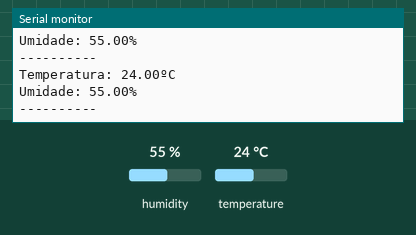
Simulated run of this sketch. Board: ESP8266 (NodeMCU). Parts: the last lines printed to the serial monitor. The test bench sets the inputs (shaded band); at power-on: humidity 55 %, temperature 24 °C. WiFi joins after 1.5 s; servers stay silent unless stated.

Above: at 2.7 s.
2.8 s: humidity set to 22 %
4.3 s: temperature set to 12 °C
At 4.31 s:
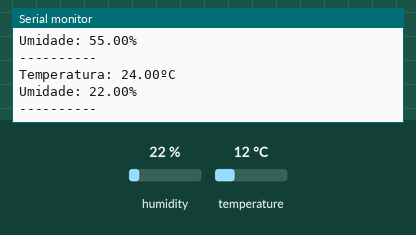
5.8 s: humidity set to 40 %
At 6.81 s:
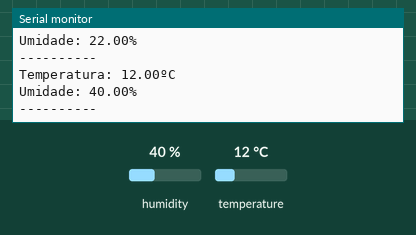
Timing chart, 0 to 8.8 s (numbered marks = the images above; inputs shaded):
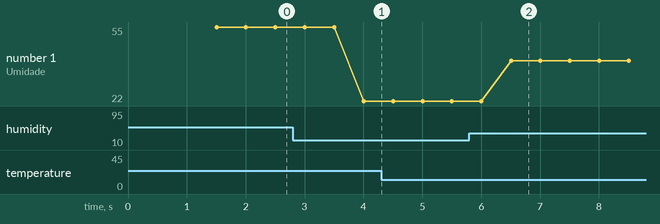

The sketch:

teste1-simple-dht-server_old-version_nao_ip_statico_.ino
```cpp
#include <Arduino.h>
#include <ESP8266WiFi.h>
#include <ESPAsyncTCP.h>
#include <ESPAsyncWebServer.h>
#include <Adafruit_Sensor.h>
#include <DHT.h>

//WIFI
  const char* ssid = "2121_W5";
  const char* password = "gjx2121fbo";

//sensor temp umid
  #define DHTPIN 5
  #define DHTTYPE    DHT22
  DHT dht(DHTPIN, DHTTYPE);
  unsigned long previousMillis = 0;    // will store last time DHT was updated
  const long interval = 500;  // Updates DHT readings


//iniciando var em zero- no loop() ele é atualizado
float temp = 0.0, hum = 0.0;

// Create AsyncWebServer object on port 80
  AsyncWebServer server(80);


const char index_html[] PROGMEM = R"rawliteral(
<!DOCTYPE HTML><html>
<head>
  <meta name="viewport" content="width=device-width, initial-scale=1">
  <link rel="stylesheet" href="https://use.fontawesome.com/releases/v5.7.2/css/all.css">
  <style>
    html {
     font-family: Arial;
     display: inline-block;
     margin: 0px auto;
     text-align: center;
    }
    h2 { font-size: 3.0rem; }
    p { font-size: 3.0rem; }
    .units { font-size: 1.2rem; }
    .dht-labels{
      font-size: 1.5rem;
      vertical-align:middle;
      padding-bottom: 15px;
    }
  </style>
</head>
<body>
  <h2>ESP8266 com leitura do sensor DHT22</h2>
  <p>
    <i class="fas fa-thermometer-half" style="color:#059e8a;"></i>
    <span class="dht-labels">Temperatura</span>
    <span id="temperature">%TEMPERATURA%</span>
    <sup class="units">&deg;C</sup>
  </p>
  <p>
    <i class="fas fa-tint" style="color:#00add6;"></i>
    <span class="dht-labels">Umidade</span>
    <span id="humidity">%UMIDADE%</span>
    <sup class="units">%</sup>
  </p>
</body>
<script>
setInterval(function ( ) {
  var xhttp = new XMLHttpRequest();
  xhttp.onreadystatechange = function() {
    if (this.readyState == 4 && this.status == 200) {
      document.getElementById("temperature").innerHTML = this.responseText;
    }
  };
  xhttp.open("GET", "/temperature", true);
  xhttp.send();
}, 10000 ) ;

setInterval(function ( ) {
  var xhttp = new XMLHttpRequest();
  xhttp.onreadystatechange = function() {
    if (this.readyState == 4 && this.status == 200) {
      document.getElementById("humidity").innerHTML = this.responseText;
    }
  };
  xhttp.open("GET", "/humidity", true);
  xhttp.send();
}, 10000 ) ;
</script>
</html>)rawliteral";
//FIM DO HTML AQUI


// Replaces placeholder with DHT values
String processor(const String& var){
  //Serial.println(var);
  if(var == "TEMPERATURA"){
    return String(temp);
  }
  else if(var == "UMIDADE"){
    return String(hum);
  }
  return String();
}

void setup(){
  // Serial port for debugging purposes
  Serial.begin(115200);
  dht.begin();

  // Connect to Wi-Fi
  WiFi.begin(ssid, password);
  Serial.println("#");
  Serial.println("#");
  Serial.println("#");
  Serial.print("Conexão com WiFi ");
  Serial.println(ssid);
  while (WiFi.status() != WL_CONNECTED) {
    delay(500);
    Serial.println("Conectando...");
  }

  // Print ESP8266 Local IP Address
  Serial.print("IP obtido: ");
  Serial.println(WiFi.localIP());
  Serial.println("#");
  Serial.println("#");
  Serial.println("#");


  // Route for root / web page
  server.on("/", HTTP_GET, [](AsyncWebServerRequest *request){
    request->send_P(200, "text/html", index_html, processor);
  });
  server.on("/temperature", HTTP_GET, [](AsyncWebServerRequest *request){
    request->send_P(200, "text/plain", String(temp).c_str());
  });
  server.on("/humidity", HTTP_GET, [](AsyncWebServerRequest *request){
    request->send_P(200, "text/plain", String(hum).c_str());
  });

  // Start server
  server.begin();
}

void loop(){
  unsigned long currentMillis = millis();
  if (currentMillis - previousMillis >= interval) {
    // save the last time you updated the DHT values
    previousMillis = currentMillis;
    // Read temperature as Celsius (the default)
    float newT = dht.readTemperature();
    // Read temperature as Fahrenheit (isFahrenheit = true)
    //float newT = dht.readTemperature(true);
    // if temperature read failed, don't change t value

    if (isnan(newT)) {
      Serial.println("Failed to read from DHT sensor!");
    }
    else {
      temp = newT;
      Serial.print("Temperatura: ");
      Serial.print(temp);
      Serial.println("ºC");
    }

    // Read Humidity
    float newH = dht.readHumidity();
    // if humidity read failed, don't change h value
    if (isnan(newH)) {
      Serial.println("Failed to read from DHT sensor!");
    }
    else {
      hum = newH;
      Serial.print("Umidade: ");
      Serial.print(hum);
      Serial.println("%");
    }
    Serial.println("----------");
  }
}
```

Measured:
- after the input at 5.8 s, the serial monitor: prints a new line after 0.71 s (image 2)
- plotted number 1: 55 → 22 after the input at 2.8 s, 22 → 40 after the input at 5.8 s
